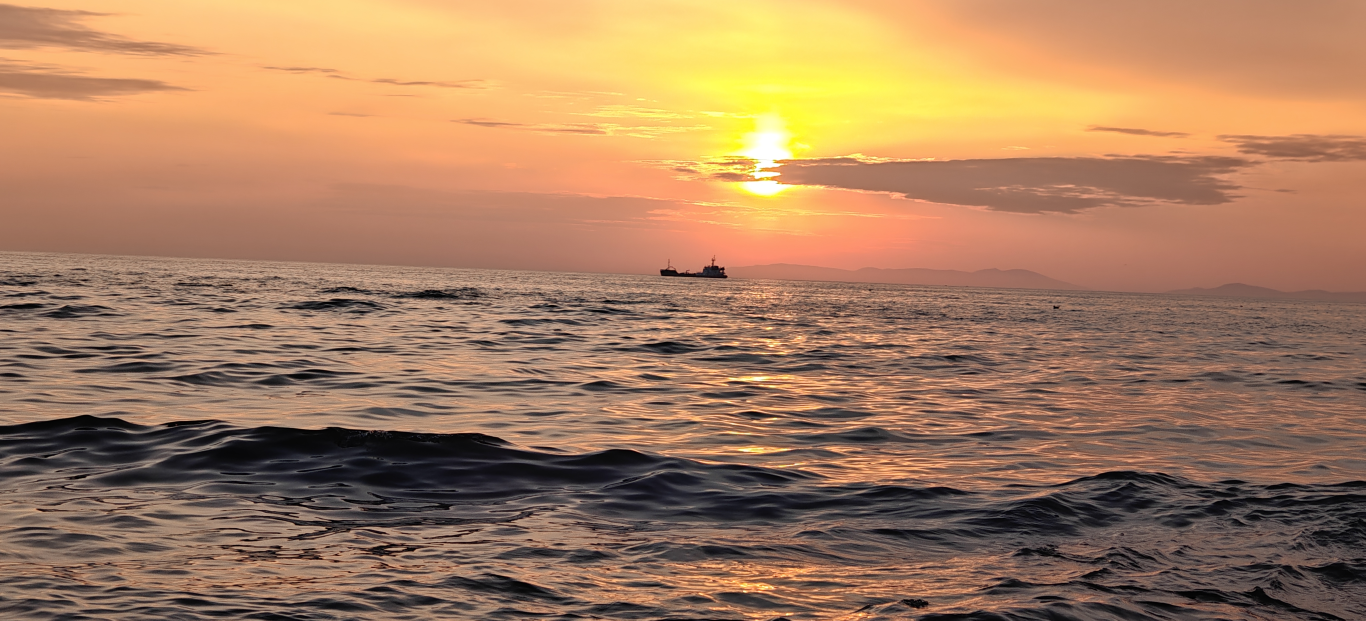
#> input picture Urban Lessons/test_pic.jpg, 4096 x 1862 px (shown at 1/3 size)
$ python Module_11_1.py
#> lines starting #> are read from the running program, lines starting #| are printed output that depends on the picture
# Использование библиотеки matplotlib

# Построение круговой диаграммы

import matplotlib.pyplot as plt
import numpy as np
from time import sleep

plt.style.use('_mpl-gallery-nogrid')


# Задаем параметры диаграммы
x = [4, 2, 3, 7, 3, 5]
colors = plt.get_cmap('Blues')(np.linspace(0.9, 0.1, len(x)))

# Задаем вид диаграммы
fig, ax = plt.subplots()
ax.pie(x, colors=colors, radius=3, center=(4, 4),
       wedgeprops={"linewidth": 0.5, "edgecolor": "white"}, frame=True)

ax.set(xlim=(0, 8), xticks=np.arange(1, 8),
       ylim=(0, 8), yticks=np.arange(1, 8))

plt.show()
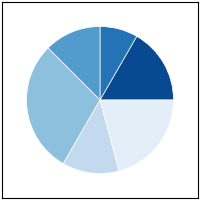
#> figure drawn by matplotlib, 1 panel

sleep(5)

# ------------------------------------------
# Использование библиотеки pillow


from PIL import Image, ImageDraw, ImageFont
img = Image.open('test_pic.jpg')
#> img is the input picture: PIL image 4096x1862 RGB; mean R, G, B 164.5, 125.5, 94.5
rotated = img.rotate(180)
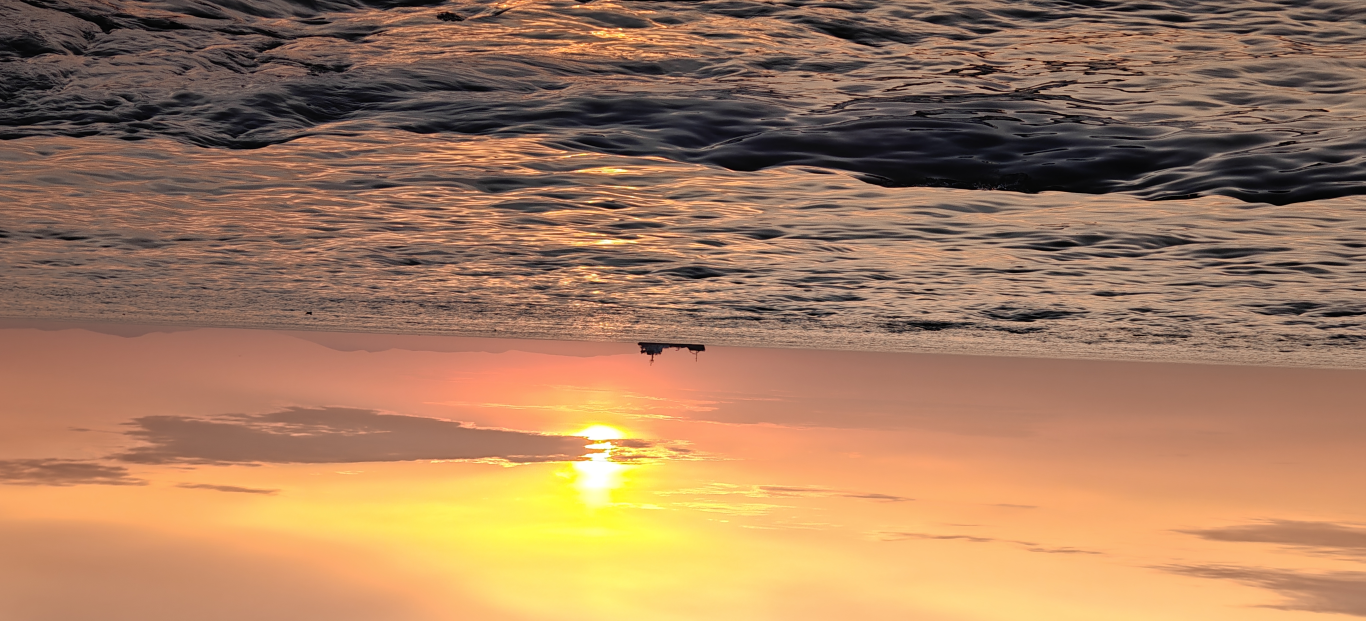
#> rotated: PIL image 4096x1862 RGB (shown at 1/3 size); mean R, G, B 164.5, 125.5, 94.5
rotated.save('rotated_test_pic.jpg')
img = Image.open('rotated_test_pic.jpg')
img.show()
sleep(3)

# Уменьшаем размер изображения
img = Image.open('rotated_test_pic.jpg')
img = img.resize((800, 500))
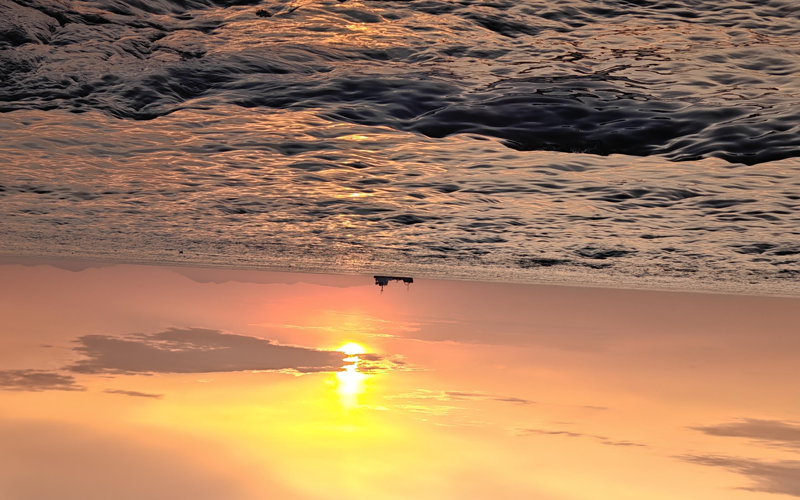
#> img: PIL image 800x500 RGB; mean R, G, B 164.5, 125.4, 94.6
img.save('rotated_test_pic_resize.jpg')
img = Image.open('rotated_test_pic_resize.jpg')
img.show()
sleep(3)

# Переворачиваем обратно уменьшенное изображение
# Выводим текст на изображении

img = Image.open('rotated_test_pic_resize.jpg')
rotated = img.rotate(180)
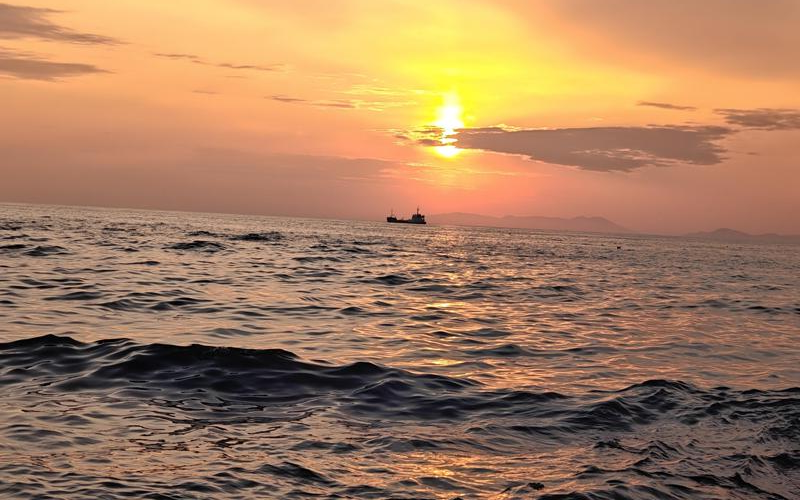
#> rotated: PIL image 800x500 RGB; mean R, G, B 164.5, 125.4, 94.6
rotated.save('rotated_test_pic_rotate.jpg')
img = Image.open('rotated_test_pic_rotate.jpg')
font = ImageFont.truetype("arial.ttf", size=45)
idraw = ImageDraw.Draw(img)
idraw.text((25, 25), 'Использование библиотеки Pillow', font=font)
img.save('test_text.jpg')
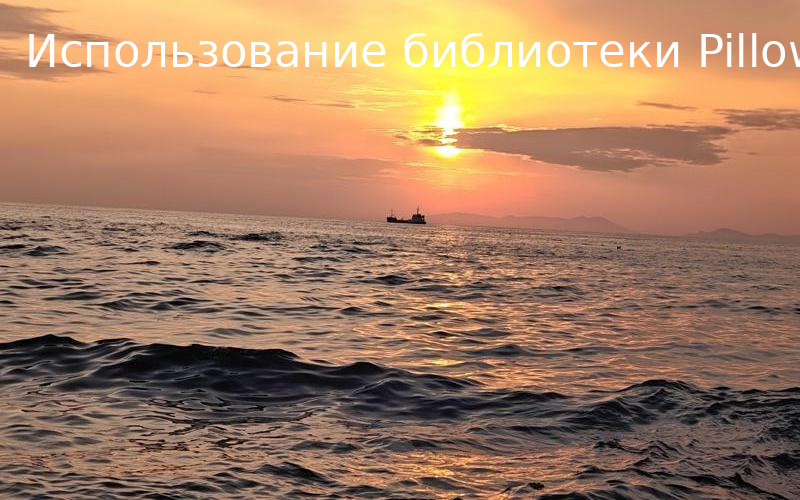
#> saved as test_text.jpg: PIL image 800x500 RGB; mean R, G, B 164.7, 126.6, 97.1
img = Image.open('test_text.jpg')
img.show()
